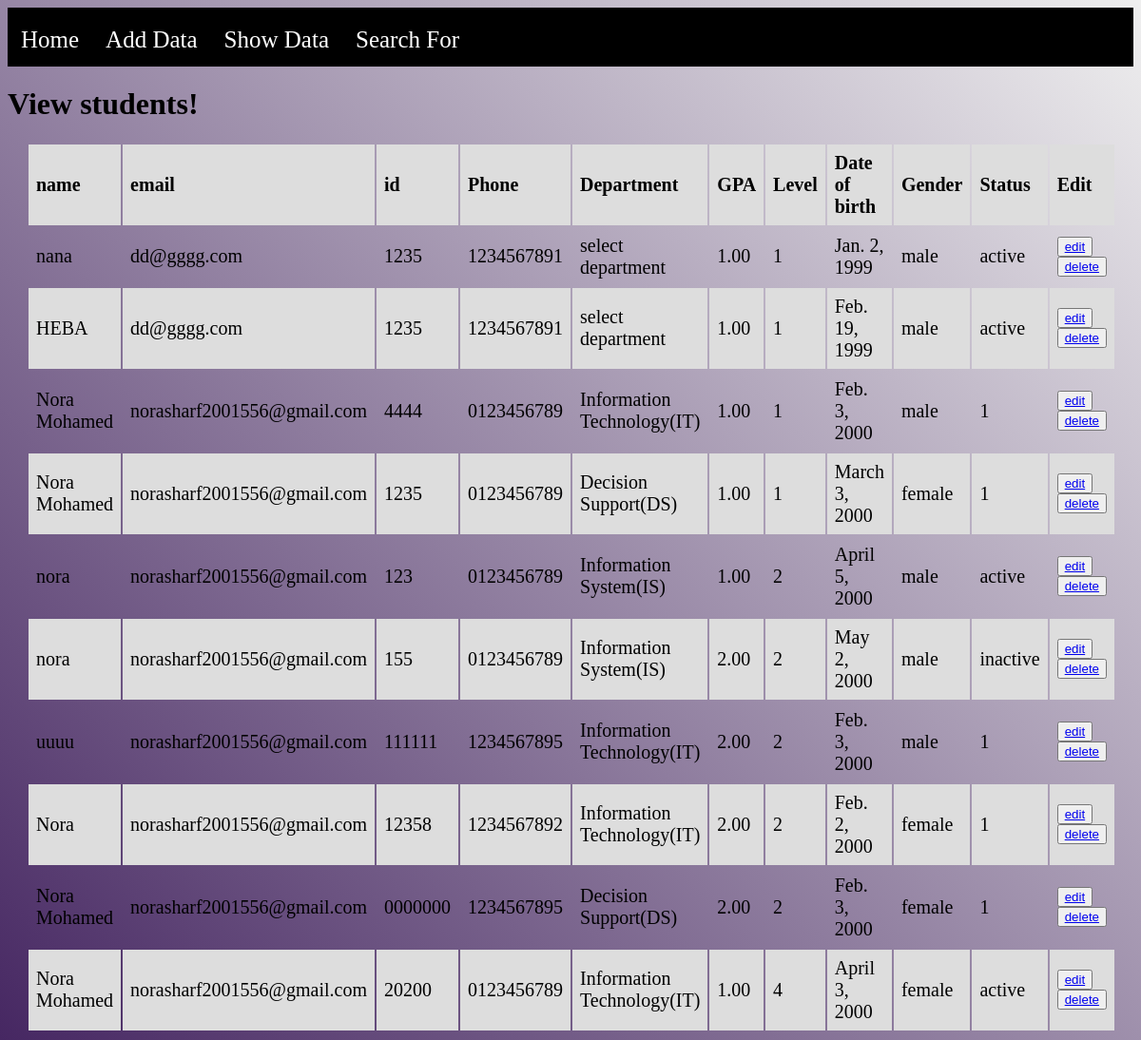
The page /show on the database its author committed.
### studentA/models.py (models this page shows)
class Student (models.Model):
    name = models.CharField(max_length=40)
    email = models.EmailField()
    phone = models.CharField(max_length=10)
    idst = models.CharField(max_length=10)
    department = models.CharField(max_length=60)
    level = models.IntegerField()
    gpa = models.DecimalField(max_digits=3, decimal_places=2)
    date = models.DateField()
    gender = models.CharField(max_length=10)
    status = models.BooleanField(default=True)

### studentA/views.py (the view)
# urls.py: path('show', views.show, name='show'),
def show(request):
    x = Student.objects.all()
    data = {'sts': x.order_by('level')}
    return render(request, 'pages/show.html', data)

### templates/pages/show.html (shortened to what this page needs)
{%extends 'nav.html'%} {%block content%} {%load static%}
<!DOCTYPE html>
<html>
  <head>
    <link rel="stylesheet" href="{% static 'css/index.css' %}" />
  </head>
  <body style="background-color: #eeeeeee6">
    <h1>View students!</h1>
    <div class="showdata">
      <table>
        <tr id="os">
          <th>name</th>
          <th>email</th>
          <th>id</th>
          <th>Phone</th>
          <th>Department</th>
          <th>GPA</th>
          <th>Level</th>
          <th>Date of birth</th>
          <th>Gender</th>
          <th>Status</th>
          <th>Edit</th>
        </tr>
        {%for x in sts %}
        <tr>
          <td>{{x.name}}</td>
          <td>{{x.email}}</td>
          <td>{{x.idst}}</td>
          <td>{{x.phone}}</td>
          <td>{{x.department}}</td>
          <td>{{x.gpa}}</td>
          <td>{{x.level}}</td>
          <td>{{x.date}}</td>
          <td>{{x.gender}}</td>
          <td>{{x.status}}</td>
          <td>
            <button id="departmentButton" class="button">
              <a id="depLink" href="show/update/{{ x.id }}">edit</a>
            </button>
            <button id="departmentButton" class="button" onclick="confirmBox()">
              <a id="depLink" href="show/delete/{{ x.id }} ">delete</a>
            </button>
          </td>
          {%endfor%}
        </tr>
      </table>
    </div>
  </body>
</html>
{% endblock content%}

### templates/nav.html (shortened to what this page needs)
{% load static%}
<link rel="stylesheet" href="{% static 'css/nav.css' %}" />
<div class="navi">
  <ul>
    <li><a href="{% url 'index' %}">Home</a></li>
    <li><a href="{% url 'add' %}">Add Data</a></li>
    <li><a href="{% url 'show' %}">Show Data</a></li>
    <li><a href="{% url 'search' %}">Search For</a></li>
  </ul>
</div>
{% block content%}{% endblock content%}

### project/static/css/nav.css (style rules this page uses)
.navi ul { list-style-type: none; padding: 0px; margin: 0px; overflow: hidden; background-color: black; }
.navi ul li { float:left; }
.navi ul li a { padding-top: 20px; padding-left: 14px; padding-right: 14px; padding-bottom: 14px; display: block; text-align: center; text-decoration: none; color: white; font-size: 25px; }

### project/static/css/index.css (style rules this page uses)
.showdata table { padding-left: 20px; width: 90%; font-size: 20px; }
.showdata table td,th { border: 2px #dddddd; padding: 8px; text-align: left; }
.showdata table tr:nth-child(odd) { background-color: #dddddd; }

### templates/nav.html (style rules this page uses)
body { background: linear-gradient(45deg, #462762, transparent); }

### rows shown on the page
Student: name "nana", email "dd@gggg.com", idst "1235", phone "1234567891", department "select department", gpa "1.00", level "1", date "Jan. 2, 1999", gender "male", status "active"
Student: name "HEBA", email "dd@gggg.com", idst "1235", phone "1234567891", department "select department", gpa "1.00", level "1", date "Feb. 19, 1999", gender "male", status "active"
Student: name "Nora Mohamed", email "norasharf2001556@gmail.com", idst "4444", phone "0123456789", department "Information Technology(IT)", gpa "1.00", level "1", date "Feb. 3, 2000", gender "male", status "1"
Student: name "Nora Mohamed", email "norasharf2001556@gmail.com", idst "1235", phone "0123456789", department "Decision Support(DS)", gpa "1.00", level "1", date "March 3, 2000", gender "female", status "1"
Student: name "nora", email "norasharf2001556@gmail.com", idst "123", phone "0123456789", department "Information System(IS)", gpa "1.00", level "2", date "April 5, 2000", gender "male", status "active"
Student: name "nora", email "norasharf2001556@gmail.com", idst "155", phone "0123456789", department "Information System(IS)", gpa "2.00", level "2", date "May 2, 2000", gender "male", status "inactive"
Student: name "uuuu", email "norasharf2001556@gmail.com", idst "111111", phone "1234567895", department "Information Technology(IT)", gpa "2.00", level "2", date "Feb. 3, 2000", gender "male", status "1"
Student: name "Nora", email "norasharf2001556@gmail.com", idst "12358", phone "1234567892", department "Information Technology(IT)", gpa "2.00", level "2", date "Feb. 2, 2000", gender "female", status "1"
Student: name "Nora Mohamed", email "norasharf2001556@gmail.com", idst "0000000", phone "1234567895", department "Decision Support(DS)", gpa "2.00", level "2", date "Feb. 3, 2000", gender "female", status "1"
Student: name "Nora Mohamed", email "norasharf2001556@gmail.com", idst "20200", phone "0123456789", department "Information Technology(IT)", gpa "1.00", level "4", date "April 3, 2000", gender "female", status "active"
